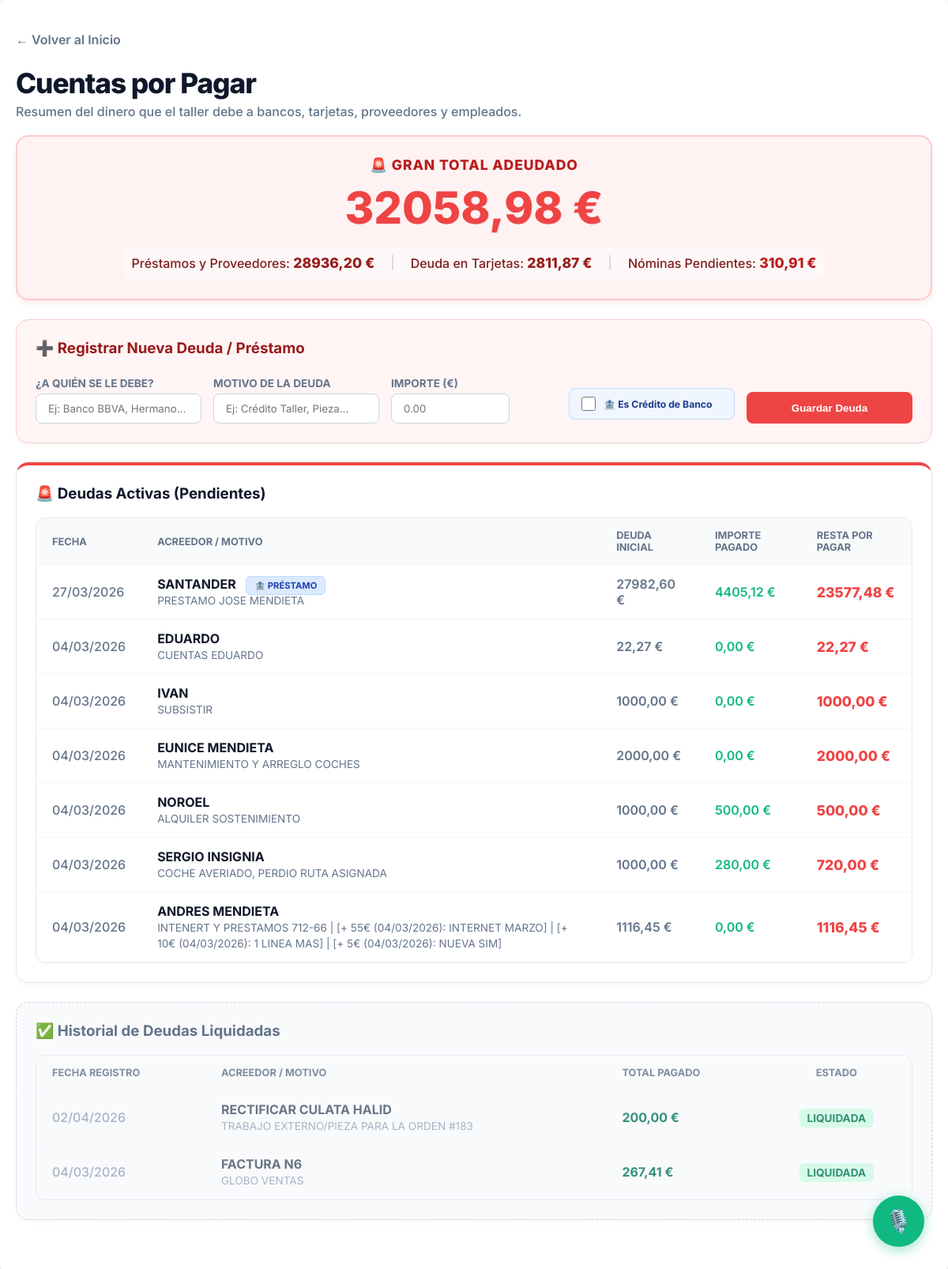
The app's page /deudas/ (signed in) with its own data.
### taller/models.py (models this page shows, shortened)
class DeudaTaller(models.Model):
    acreedor = models.CharField(max_length=150, help_text="A quién se le debe (Ej: Hermano, Cliente X)")
    motivo = models.CharField(max_length=255)
    importe_inicial = models.DecimalField(max_digits=10, decimal_places=2)
    fecha_creacion = models.DateField(default=timezone.now)
    es_credito_bancario = models.BooleanField(
        default=False,
        help_text="Si se marca, al pagar calculará automáticamente los intereses comparando con el saldo del banco."
    )
    orden = models.ForeignKey(OrdenDeReparacion, on_delete=models.SET_NULL, null=True, blank=True, help_text="Orden de trabajo asociada")
    @property
    def importe_pagado(self):
        total = self.gastos_pagados.aggregate(total=Sum('importe'))['total']
        return total or Decimal('0.00')
    @property
    def importe_pendiente(self):
        return self.importe_inicial - self.importe_pagado
    @property
    def estado(self):
        if self.importe_pendiente <= 0: return "Pagada"
        return "Pendiente"

### taller/views.py (the view, shortened to what this page needs)
# urls.py: path('deudas/', views.lista_deudas, name='lista_deudas'),
@login_required
def lista_deudas(request):
    todas_las_deudas = DeudaTaller.objects.all().order_by('-fecha_creacion', '-id')
    deudas_pendientes = [d for d in todas_las_deudas if d.estado == 'Pendiente']
    deudas_pagadas = [d for d in todas_las_deudas if d.estado == 'Pagada']
    total_deudas_normales = sum(d.importe_pendiente for d in deudas_pendientes)
    gastos_t1 = Gasto.objects.filter(metodo_pago='TARJETA_1').aggregate(total=Sum('importe'))['total'] or Decimal('0.00')
    abonos_t1 = Ingreso.objects.filter(metodo_pago='TARJETA_1').aggregate(total=Sum('importe'))['total'] or Decimal('0.00')
    deuda_t1 = gastos_t1 - abonos_t1
    gastos_t2 = Gasto.objects.filter(metodo_pago='TARJETA_2').aggregate(total=Sum('importe'))['total'] or Decimal('0.00')
    abonos_t2 = Ingreso.objects.filter(metodo_pago='TARJETA_2').aggregate(total=Sum('importe'))['total'] or Decimal('0.00')
    deuda_t2 = gastos_t2 - abonos_t2
    total_tarjetas = deuda_t1 + deuda_t2
    total_deuda_nominas = Decimal('0.00')
    empleados_taller = Empleado.objects.all()
    hoy_date = timezone.now().date()
    for emp in empleados_taller:
        dias_pendientes = Asistencia.objects.filter(
            empleado=emp, pagado=False, hora_salida__isnull=False
        ).values('fecha').distinct().count()
        if emp.es_sueldo_fijo:
            dias_laborables_mes = obtener_dias_laborables_mes(hoy_date)
            sueldo_bruto = Decimal(dias_pendientes) * (emp.sueldo_fijo_mensual / dias_laborables_mes)
        else:
            sueldo_bruto = dias_pendientes * emp.sueldo_por_dia
        adelantos_pendientes = AdelantoSueldo.objects.filter(empleado=emp, liquidado=False)
        total_adelantos = sum(a.importe for a in adelantos_pendientes)
        neto_a_pagar = sueldo_bruto - total_adelantos
        if neto_a_pagar > 0:
            total_deuda_nominas += neto_a_pagar
    gran_total_deuda = total_deudas_normales + total_tarjetas + total_deuda_nominas
    context = {
        'deudas_pendientes': deudas_pendientes,
        'deudas_pagadas': deudas_pagadas,
        'gran_total_deuda': gran_total_deuda,
        'total_deudas_normales': total_deudas_normales,
        'total_tarjetas': total_tarjetas,
        'total_deuda_nominas': total_deuda_nominas # Pasamos la nueva variable al HTML
    }
    return render(request, 'taller/lista_deudas.html', context)

### taller/views.py (called while the page is built)
def obtener_dias_laborables_mes(fecha):
    dias_en_mes = calendar.monthrange(fecha.year, fecha.month)[1]
    dias_laborables = 0
    for dia in range(1, dias_en_mes + 1):
        if calendar.weekday(fecha.year, fecha.month, dia) < 5:
            dias_laborables += 1
    return Decimal(str(dias_laborables))

### taller/templates/taller/lista_deudas.html (shortened to what this page needs)
<!DOCTYPE html>
{% load static %}
<html lang="es">
<head>
    <link rel="stylesheet" href="{% static 'taller/css/main.css' %}">
    <link rel="stylesheet" href="{% static 'taller/css/responsive.css' %}">
</head>
<body>
    <div class="container">
        <div style="margin-bottom: 20px;">
            <a href="{% url 'home' %}" style="text-decoration: none; color: #64748b; font-weight: 600;">← Volver al Inicio</a>
            <h1 class="header-title">Cuentas por Pagar</h1>
            <p style="color: #64748b; font-weight: 500; margin: 0;">Resumen del dinero que el taller debe a bancos, tarjetas, proveedores y empleados.</p>
        </div>
        <div class="summary-grid">
            <div class="total-card">
                <h4>🚨 Gran Total Adeudado</h4>
                <p class="amount">{{ gran_total_deuda|floatformat:2 }} €</p>
                <div style="text-align: center;">
                    <div class="total-breakdown">
                        <span>Préstamos y Proveedores: <b>{{ total_deudas_normales|floatformat:2 }} €</b></span>
                        <span class="separator">|</span>
                        <span>Deuda en Tarjetas: <b>{{ total_tarjetas|floatformat:2 }} €</b></span>
                        <span class="separator">|</span>
                        <span>Nóminas Pendientes: <b style="color: #b91c1c;">{{ total_deuda_nominas|floatformat:2 }} €</b></span>
                    </div>
                </div>
            </div>
        </div>
        {% if not request.user.groups.all.0.name == 'Solo Ver' %}
        <div class="section-panel" style="background: #fff5f5; border-color: #fecaca;">
            <h3 style="margin-top: 0; color: #991b1b; display: flex; align-items: center; gap: 8px;">➕ Registrar Nueva Deuda / Préstamo</h3>
            <form method="POST" action="{% url 'lista_deudas' %}">
                <div class="form-grid">
                    <div class="form-group">
                        <label>¿A quién se le debe?</label>
                        <input type="text" name="acreedor" class="form-control" placeholder="Ej: Banco BBVA, Hermano..." required>
                    </div>
                    <div class="form-group" style="flex-grow: 2;">
                        <label>Motivo de la deuda</label>
                        <input type="text" name="motivo" class="form-control" placeholder="Ej: Crédito Taller, Pieza..." required>
                    </div>
                    <div class="form-group" style="max-width: 150px;">
                        <label>Importe (€)</label>
                        <input type="number" step="0.01" name="importe_inicial" class="form-control" placeholder="0.00" required>
                    </div>
                    <div class="form-group">
                        <label>&nbsp;</label>
                        <label class="switch-container" title="Activa esto para préstamos bancarios. Calculará los intereses al pagar.">
                            <input type="checkbox" name="es_credito_bancario" value="True">
                            <span class="switch-label">🏦 Es Crédito de Banco</span>
                        </label>
                    </div>
                    <div class="form-group">
                        <label>&nbsp;</label>
                        <button type="submit" class="btn-modern">Guardar Deuda</button>
                    </div>
                </div>
            </form>
        </div>
        {% endif %}
        <div class="section-panel" style="border-top: 4px solid #ef4444;">
            <h3 style="margin-top: 0; color: #0f172a; display: flex; align-items: center; gap: 8px;">
                🚨 Deudas Activas (Pendientes)
            </h3>
            <div style="overflow-x: auto;">
                <table class="table-modern">
                    <thead>
                        <tr>
                            <th>Fecha</th>
                            <th>Acreedor / Motivo</th>
                            <th class="money-col">Deuda Inicial</th>
                            <th class="money-col">Importe Pagado</th>
                            <th class="money-col">Resta por Pagar</th>
                        </tr>
                    </thead>
                    <tbody>
                        {% for deuda in deudas_pendientes %}
                        <tr onclick="window.location.href='{% url 'detalle_deuda' deuda.id %}'" style="cursor: pointer; transition: background 0.2s;" onmouseover="this.style.backgroundColor='#f8fafc'" onmouseout="this.style.backgroundColor='transparent'">
                            <td style="color: #64748b; font-weight: 500;">{{ deuda.fecha_creacion|date:"d/m/Y" }}</td>
                            <td>
                                <strong style="color: #0f172a;">{{ deuda.acreedor }}</strong>
                                {% if deuda.es_credito_bancario %}
                                    <span class="badge badge-banco">🏦 PRÉSTAMO</span>
                                {% endif %}
                                <br>
                                <span style="color: #64748b; font-size: 0.85em;">{{ deuda.motivo }}</span>
                            </td>
                            <td class="money-col" style="color: #64748b;">{{ deuda.importe_inicial|floatformat:2 }} €</td>
                            <td class="money-col" style="color: #10b981;">{{ deuda.importe_pagado|floatformat:2 }} €</td>
                            <td class="money-col" style="color: #ef4444; font-weight: 800; font-size: 1.1em;">
                                {{ deuda.importe_pendiente|floatformat:2 }} €
                            </td>
                        </tr>
                        {% endfor %}
                    </tbody>
                </table>
            </div>
        </div>
        {% if deudas_pagadas %}
        <div class="section-panel" style="background: #f8fafc; border: 1px dashed #cbd5e1;">
            <h3 style="margin-top: 0; color: #64748b; display: flex; align-items: center; gap: 8px;">
                ✅ Historial de Deudas Liquidadas
            </h3>
            <div style="overflow-x: auto;">
                <table class="table-modern" style="opacity: 0.8;">
                    <thead>
                        <tr>
                            <th>Fecha Registro</th>
                            <th>Acreedor / Motivo</th>
                            <th class="money-col">Total Pagado</th>
                            <th style="text-align: center;">Estado</th>
                        </tr>
                    </thead>
                    <tbody>
                        {% for deuda in deudas_pagadas %}
                        <tr onclick="window.location.href='{% url 'detalle_deuda' deuda.id %}'" style="cursor: pointer; transition: background 0.2s;" onmouseover="this.style.backgroundColor='#ffffff'" onmouseout="this.style.backgroundColor='transparent'">
                            <td style="color: #94a3b8; font-weight: 500;">{{ deuda.fecha_creacion|date:"d/m/Y" }}</td>
                            <td>
                                <strong style="color: #475569;">{{ deuda.acreedor }}</strong>
                                <br>
                                <span style="color: #94a3b8; font-size: 0.85em;">{{ deuda.motivo }}</span>
                            </td>
                            <td class="money-col" style="color: #047857; font-weight: 700;">{{ deuda.importe_inicial|floatformat:2 }} €</td>
                            <td style="text-align: center;">
                                <span class="badge badge-pagada">LIQUIDADA</span>
                            </td>
                        </tr>
                        {% endfor %}
                    </tbody>
                </table>
            </div>
        </div>
        {% endif %}
    </div> {% include 'taller/widget_ia.html' %}
</body>
</html>

### taller/static/taller/css/main.css (style rules this page uses)
body { font-family: -apple-system, BlinkMacSystemFont, "Segoe UI", Roboto, "Helvetica Neue", Arial, sans-serif; background-color: #f4f7f6; margin: 0; padding: 20px; }
h1, h2 { color: #333; }
.container { max-width: 1200px; margin: auto; background-color: #fff; padding: 20px; border-radius: 8px; box-shadow: 0 4px 8px rgba(0,0,0,0.1); }
.summary-grid { display: grid; grid-template-columns: repeat(auto-fit, minmax(250px, 1fr)); gap: 20px; text-align: center; margin-top: 20px; margin-bottom: 30px; }

### taller/templates/taller/lista_deudas.html (style rules this page uses)
body { font-family: 'Inter', sans-serif; background-color: #f8fafc; color: #1e293b; margin: 0; padding: 0; }
.container { max-width: 1200px !important; margin: 0 auto; padding: 40px 20px; }
.header-title { font-size: 2.2em; font-weight: 800; letter-spacing: -0.03em; color: #0f172a; margin-bottom: 5px; }
.section-panel { background: #ffffff; padding: 24px; border-radius: 16px; box-shadow: 0 4px 6px -1px rgba(0,0,0,0.03); border: 1px solid #e2e8f0; margin-bottom: 24px; }
.summary-grid { display: grid; grid-template-columns: 1fr; margin-bottom: 24px; }
.total-card { background: #fef2f2; border: 2px solid #fecaca; padding: 25px; border-radius: 16px; text-align: center; box-shadow: 0 4px 10px rgba(239,68,68,0.1); }
.total-card h4 { color: #b91c1c; font-size: 1.1em; font-weight: 800; margin: 0 0 10px 0; text-transform: uppercase; letter-spacing: 0.05em; }
.total-card .amount { font-size: 3.5em; font-weight: 800; margin: 0; color: #ef4444; text-shadow: 1px 1px 0px rgba(0,0,0,0.05); }
.total-breakdown { display: flex; justify-content: center; flex-wrap: wrap; gap: 20px; margin-top: 15px; font-size: 1em; color: #7f1d1d; background: rgba(255,255,255,0.5); padding: 10px; border-radius: 8px; display: inline-flex; }
.total-breakdown span { font-weight: 500; }
.total-breakdown b { font-weight: 800; color: #991b1b; font-size: 1.1em; }
.separator { color: #cbd5e1; }
.form-grid { display: grid; grid-template-columns: repeat(auto-fit, minmax(200px, 1fr)); gap: 15px; align-items: end; }
.form-group { display: flex; flex-direction: column; }
.form-group label { font-size: 0.85em; font-weight: 700; color: #64748b; margin-bottom: 5px; text-transform: uppercase; }
.form-control { padding: 10px 15px; border-radius: 8px; border: 1px solid #cbd5e1; font-family: 'Inter'; outline: none; transition: border 0.2s; }
.btn-modern { display: inline-flex; align-items: center; justify-content: center; background-color: #ef4444; color: white; border: none; padding: 10px 20px; border-radius: 8px; font-weight: 600; cursor: pointer; transition: all 0.2s ease; height: 40px; }
.switch-container { display: flex; align-items: center; gap: 10px; background: #eff6ff; padding: 8px 15px; border-radius: 8px; border: 1px solid #bfdbfe; height: 40px; box-sizing: border-box; cursor: pointer; }
.switch-container input[type="checkbox"] { width: 18px; height: 18px; cursor: pointer; accent-color: #3b82f6; margin: 0; }
.switch-label { font-size: 0.9em; font-weight: 700; color: #1e3a8a; cursor: pointer; margin: 0; padding: 0; text-transform: none !important; }
.table-modern { width: 100%; border-collapse: separate; border-spacing: 0; border-radius: 12px; overflow: hidden; border: 1px solid #e2e8f0; }
.table-modern th, .table-modern td { padding: 14px 20px; text-align: left; border-bottom: 1px solid #f1f5f9; }
.table-modern th { background-color: #f8fafc; color: #64748b; font-weight: 700; font-size: 0.8em; text-transform: uppercase; }
.money-col { text-align: right; font-weight: 600; }
.badge { padding: 4px 10px; border-radius: 6px; font-size: 0.85em; font-weight: 700; }
.badge-pagada { background-color: #d1fae5; color: #047857; }
.badge-banco { background-color: #dbeafe; color: #1e40af; border: 1px solid #bfdbfe; margin-left: 8px; font-size: 0.7em; }

### records on screen
DeudaTaller: fecha_creacion "27/03/2026", acreedor "SANTANDER", es_credito_bancario "🏦 PRÉSTAMO", motivo "PRESTAMO JOSE MENDIETA", importe_inicial "27982,60", importe_pagado "4405,12", importe_pendiente "23577,48"
DeudaTaller: fecha_creacion "04/03/2026", acreedor "EDUARDO", motivo "CUENTAS EDUARDO", importe_inicial "22,27", importe_pagado "0,00", importe_pendiente "22,27"
DeudaTaller: fecha_creacion "04/03/2026", acreedor "IVAN", motivo "SUBSISTIR", importe_inicial "1000,00", importe_pagado "0,00", importe_pendiente "1000,00"
DeudaTaller: fecha_creacion "04/03/2026", acreedor "EUNICE MENDIETA", motivo "MANTENIMIENTO Y ARREGLO COCHES", importe_inicial "2000,00", importe_pagado "0,00", importe_pendiente "2000,00"
DeudaTaller: fecha_creacion "04/03/2026", acreedor "NOROEL", motivo "ALQUILER SOSTENIMIENTO", importe_inicial "1000,00", importe_pagado "500,00", importe_pendiente "500,00"
DeudaTaller: fecha_creacion "04/03/2026", acreedor "SERGIO INSIGNIA", motivo "COCHE AVERIADO, PERDIO RUTA ASIGNADA", importe_inicial "1000,00", importe_pagado "280,00", importe_pendiente "720,00"
DeudaTaller: fecha_creacion "04/03/2026", acreedor "ANDRES MENDIETA", motivo "INTENERT Y PRESTAMOS 712-66 | [+ 55€ (04/03/2026): INTERNET MARZO] | [+ 10€ (04/03/2026): 1 LINEA MAS] | [+ 5€ (04/03/2026): NUEVA SIM]", importe_inicial "1116,45", importe_pagado "0,00", importe_pendiente "1116,45"
DeudaTaller: fecha_creacion "02/04/2026", acreedor "RECTIFICAR CULATA HALID", motivo "TRABAJO EXTERNO/PIEZA PARA LA ORDEN #183", importe_inicial "200,00"
DeudaTaller: fecha_creacion "04/03/2026", acreedor "FACTURA N6", motivo "GLOBO VENTAS", importe_inicial "267,41"

### other values on screen
{{ gran_total_deuda|floatformat:2 }} "32058,98"
{{ total_deudas_normales|floatformat:2 }} "28936,20"
{{ total_tarjetas|floatformat:2 }} "2811,87"
{{ total_deuda_nominas|floatformat:2 }} "310,91"
